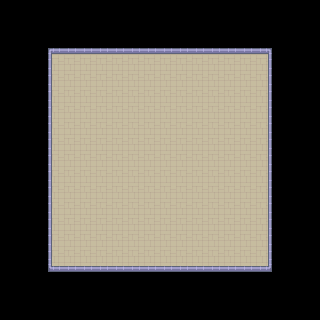

This game map was drawn from its Tiled (.tmx) file and the tilesets committed beside it. A one-line description and the full map source follow:
An orthogonal 20x20 tile map with 16x16 px tiles, 1 tile layer (Tile Layer 1) and 3 objects (2x stairs, NPC).

<map version="1.5" tiledversion="1.7.2" orientation="orthogonal" renderorder="right-down" width="20" height="20" tilewidth="16" tileheight="16" infinite="0" nextlayerid="3" nextobjectid="4">
 <editorsettings>
  <export target="roomTwo.json" format="json" />
 </editorsettings>
 <tileset firstgid="1" name="tilemap" tilewidth="16" tileheight="16" spacing="1" tilecount="486" columns="27">
  <image source="tilemap.png" width="458" height="305" />
  <tile id="81">
   <properties>
    <property name="collisions" type="bool" value="true" />
   </properties>
  </tile>
  <tile id="82">
   <properties>
    <property name="collisions" type="bool" value="true" />
   </properties>
  </tile>
  <tile id="83">
   <properties>
    <property name="collisions" type="bool" value="true" />
   </properties>
  </tile>
  <tile id="108">
   <properties>
    <property name="collisions" type="bool" value="true" />
   </properties>
  </tile>
  <tile id="110">
   <properties>
    <property name="collisions" type="bool" value="true" />
   </properties>
  </tile>
  <tile id="135">
   <properties>
    <property name="collisions" type="bool" value="true" />
   </properties>
  </tile>
  <tile id="136">
   <properties>
    <property name="collisions" type="bool" value="true" />
   </properties>
  </tile>
  <tile id="137">
   <properties>
    <property name="collisions" type="bool" value="true" />
   </properties>
  </tile>
  <tile id="412">
   <properties>
    <property name="collisions" type="bool" value="true" />
   </properties>
  </tile>
  <tile id="413">
   <properties>
    <property name="collisions" type="bool" value="true" />
   </properties>
  </tile>
 </tileset>
 <layer id="1" name="Tile Layer 1" width="20" height="20">
  <data encoding="csv">
0,0,0,0,0,0,0,0,0,0,0,0,0,0,0,0,0,0,0,0,
0,0,0,0,0,0,0,0,0,0,0,0,0,0,0,0,0,0,0,0,
0,0,0,0,0,0,0,0,0,0,0,0,0,0,0,0,0,0,0,0,
0,0,0,82,83,83,83,83,83,83,83,83,83,83,83,83,84,0,0,0,
0,0,0,109,110,110,110,110,110,110,110,110,110,110,110,110,111,0,0,0,
0,0,0,109,110,110,110,110,110,110,110,110,110,110,110,110,111,0,0,0,
0,0,0,109,110,110,110,110,110,110,110,110,110,110,110,110,111,0,0,0,
0,0,0,109,110,110,110,110,110,110,110,110,110,110,110,110,111,0,0,0,
0,0,0,109,110,110,110,110,110,110,110,110,110,110,110,110,111,0,0,0,
0,0,0,109,110,110,110,110,110,110,110,110,110,110,110,110,111,0,0,0,
0,0,0,109,110,110,110,110,110,110,110,110,110,110,110,110,111,0,0,0,
0,0,0,109,110,110,110,110,110,110,110,110,110,110,110,110,111,0,0,0,
0,0,0,109,110,110,110,110,110,110,110,110,110,110,110,110,111,0,0,0,
0,0,0,109,110,110,110,110,110,110,110,110,110,110,110,110,111,0,0,0,
0,0,0,109,110,110,110,110,110,110,110,110,110,110,110,110,111,0,0,0,
0,0,0,109,110,110,110,110,110,110,110,110,110,110,110,110,111,0,0,0,
0,0,0,136,137,137,137,137,137,137,137,137,137,137,137,137,138,0,0,0,
0,0,0,0,0,0,0,0,0,0,0,0,0,0,0,0,0,0,0,0,
0,0,0,0,0,0,0,0,0,0,0,0,0,0,0,0,0,0,0,0,
0,0,0,0,0,0,0,0,0,0,0,0,0,0,0,0,0,0,0,0
</data>
 </layer>
 <objectgroup id="2" name="Objects">
  <object id="1" name="zach" type="NPC" gid="187" x="143.955" y="160.186" width="16" height="16" />
  <object id="2" name="stairsDown" type="stairs" gid="1073742151" x="256.398" y="65.1504" width="16" height="16" rotation="180" />
  <object id="3" name="stairsUp" type="stairs" gid="1073742151" x="80.4446" y="63.9788" width="16" height="16" rotation="180" />
 </objectgroup>
</map>
